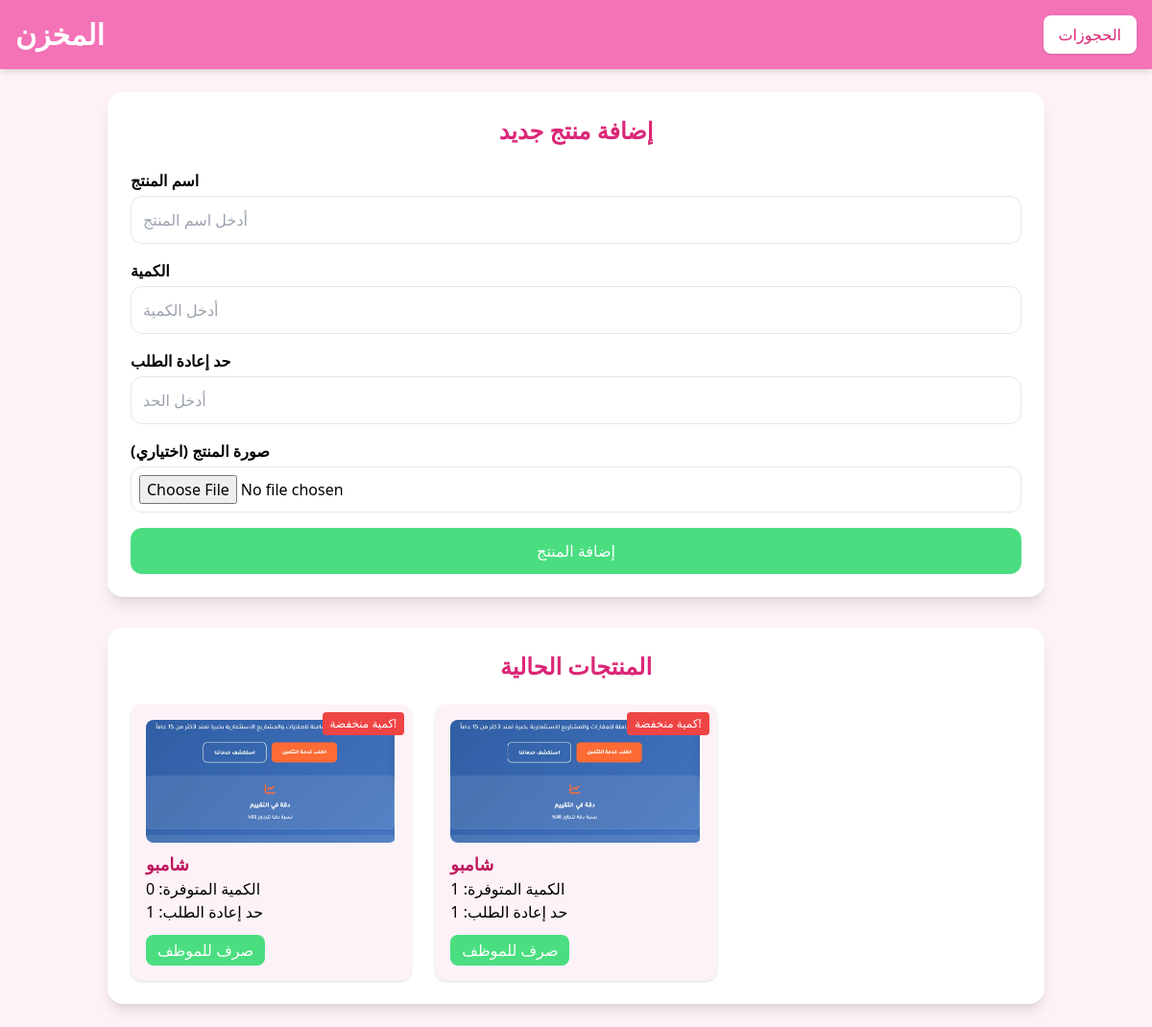
Before: /inventory (signed in) with the older database file.
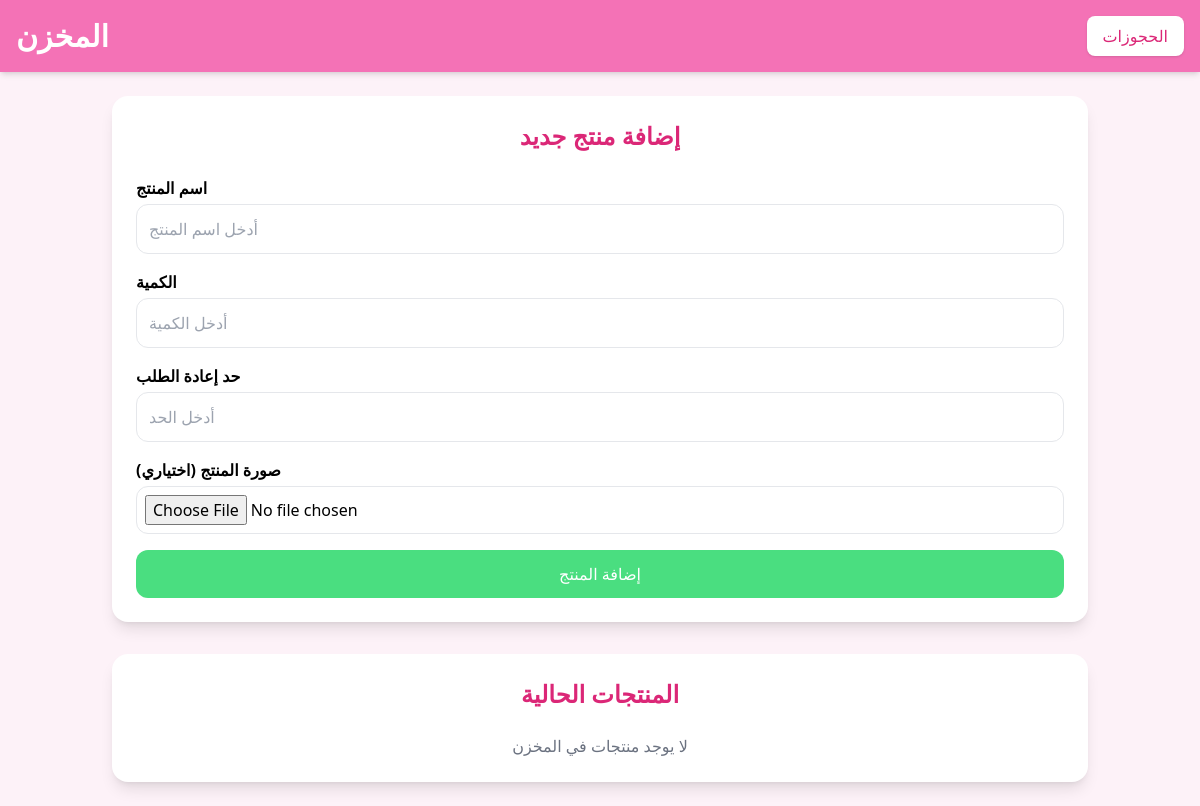
After: the same page with the newer database file.
### models.py (models this page shows)
class Inventory(db.Model):
    id = db.Column(db.Integer, primary_key=True)
    product = db.Column(db.String(150), nullable=False)
    quantity = db.Column(db.Integer, default=0)
    reorder_level = db.Column(db.Integer, default=10)
    updated_at = db.Column(db.DateTime, default=datetime.utcnow, onupdate=datetime.utcnow)
    image_url = db.Column(db.String(200))

### routes/main.py (the view, shortened to what this page needs)
@main_bp.route('/inventory', methods=['GET', 'POST'])
def inventory_dashboard():
    if session.get('role') != 'admin':
        return "Access Denied", 403
    items = Inventory.query.all()
    employees = Employee.query.all()
    return render_template('inventory.html', items=items, employees=employees)

### templates/inventory.html (shortened to what this page needs)
<!DOCTYPE html>
<html lang="ar">
<head>
<script src="https://cdn.tailwindcss.com"></script>
</head>
<body class="bg-pink-50 font-sans">
<header class="bg-pink-400 p-4 shadow-md">
    <div class="flex items-center justify-between">
        <h1 class="text-3xl font-bold text-white">المخزن</h1>
        <nav class="flex items-center gap-2">
            <a href="{{ url_for('main.pos_bookings') }}" class="bg-white text-pink-600 py-2 px-4 rounded-lg shadow hover:bg-pink-100 transition">الحجوزات</a>
        </nav>
    </div>
</header>
<main class="p-6 space-y-8 max-w-5xl mx-auto">
  <div class="bg-white p-6 rounded-2xl shadow-lg">
    <h2 class="text-2xl font-bold text-pink-600 mb-6 text-center">إضافة منتج جديد</h2>
    <form action="{{ url_for('main.inventory_dashboard') }}" method="POST" enctype="multipart/form-data" class="space-y-4">
      <div>
        <label class="block mb-1 font-semibold">اسم المنتج</label>
        <input type="text" name="product" placeholder="أدخل اسم المنتج"
               class="w-full p-3 border rounded-xl focus:outline-none focus:ring-2 focus:ring-pink-400" required>
      </div>
      <div>
        <label class="block mb-1 font-semibold">الكمية</label>
        <input type="number" name="quantity" placeholder="أدخل الكمية"
               class="w-full p-3 border rounded-xl focus:outline-none focus:ring-2 focus:ring-pink-400" min="1" required>
      </div>
      <div>
        <label class="block mb-1 font-semibold">حد إعادة الطلب</label>
        <input type="number" name="reorder_level" placeholder="أدخل الحد"
               class="w-full p-3 border rounded-xl focus:outline-none focus:ring-2 focus:ring-pink-400" min="1" required>
      </div>
      <div>
        <label class="block mb-1 font-semibold">صورة المنتج (اختياري)</label>
        <input type="file" name="image" accept="image/*"
               class="w-full p-2 border rounded-xl focus:outline-none focus:ring-2 focus:ring-pink-400">
      </div>
      <div class="flex justify-end mt-4">
        <button type="submit" class="bg-green-400 text-white px-6 py-3 rounded-xl hover:bg-green-500 transition w-full">
          إضافة المنتج
        </button>
      </div>
    </form>
  </div>
  <div class="bg-white p-6 rounded-2xl shadow-lg">
    <h2 class="text-2xl font-bold text-pink-600 mb-6 text-center">المنتجات الحالية</h2>
    <div class="grid sm:grid-cols-1 md:grid-cols-3 gap-6">
        {% for item in items %}
        <div class="bg-pink-50 p-4 rounded-xl shadow hover:shadow-lg transition relative">
            {% if item.image_url %}
            <img src="{{ item.image_url }}" alt="{{ item.product }}" class="w-full h-32 object-cover rounded-lg mb-2">
            {% endif %}
            <h2 class="font-bold text-pink-700 text-lg">{{ item.product }}</h2>
            <p>الكمية المتوفرة: {{ item.quantity }}</p>
            <p>حد إعادة الطلب: {{ item.reorder_level }}</p>
            {% if item.quantity <= item.reorder_level %}
            <span class="absolute top-2 right-2 bg-red-500 text-white text-xs px-2 py-1 rounded">كمية منخفضة!</span>
            {% endif %}
            <button
                class="mt-3 bg-green-400 text-white py-1 px-3 rounded-lg hover:bg-green-500 transition"
                onclick="openTransactionModal({{ item.id }}, '{{ item.product|e }}', {{ item.quantity }})">
                صرف للموظف
            </button>
        </div>
        {% else %}
        <p class="text-center text-gray-500 col-span-full">لا يوجد منتجات في المخزن</p>
        {% endfor %}
    </div>
  </div>
</main>
</body>
</html>

Changed rows visible on the page:
removed Inventory: image_url (picture), product "شامبو", quantity "0", reorder_level "1", shows "كمية منخفضة!"
removed Inventory: image_url (picture), product "شامبو", quantity "1", reorder_level "1", shows "كمية منخفضة!"
Other visible differences:
text now shown: "لا يوجد منتجات في المخزن"
